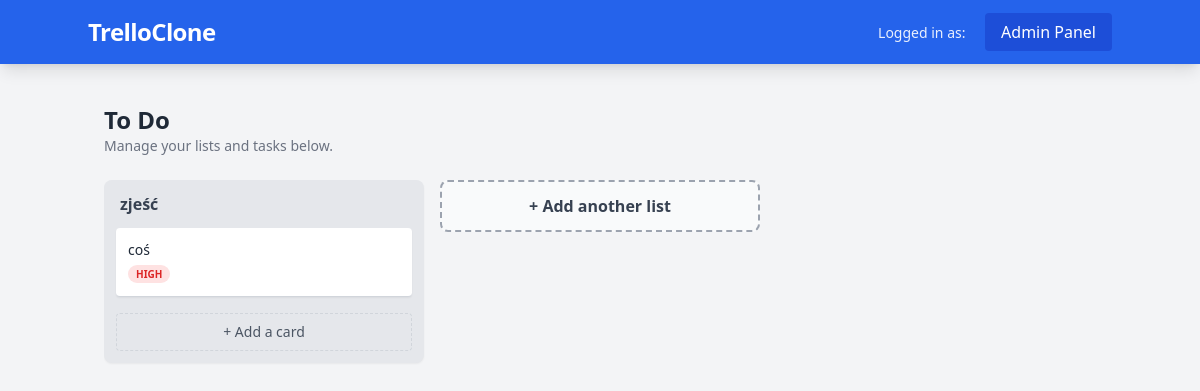
Screenshot of /board/to-do/ with the database file from the repository.
### boards/models.py (models this page shows, shortened)
class Board(models.Model):
    title = models.CharField(max_length=100)
    slug = models.SlugField(unique=True, blank=True)
    owner = models.ForeignKey(User, on_delete=models.CASCADE, related_name='boards')
    created_at = models.DateTimeField(auto_now_add=True)

class List(models.Model):
    board = models.ForeignKey(Board, on_delete=models.CASCADE, related_name='lists')
    title = models.CharField(max_length=100)
    position = models.PositiveIntegerField(default=0)
    class Meta:
        ordering = ['position']

class Task(models.Model):
    PRIORITY_CHOICES = [
        ('LOW', 'Low'),
        ('MED', 'Medium'),
        ('HIGH', 'High'),
    ]
    list = models.ForeignKey(List, on_delete=models.CASCADE, related_name='tasks')
    title = models.CharField(max_length=200)
    description = models.TextField(blank=True)
    priority = models.CharField(max_length=4, choices=PRIORITY_CHOICES, default='MED')
    assigned_to = models.ForeignKey(User, on_delete=models.SET_NULL, null=True, blank=True)
    due_date = models.DateTimeField(null=True, blank=True)
    created_at = models.DateTimeField(auto_now_add=True)
    class Meta:
        ordering = ['-created_at']

### boards/views.py (the view)
# urls.py: path('board/<slug:slug>/', views.board_detail, name='board_detail'),
def board_detail(request, slug):
    board = get_object_or_404(Board.objects.prefetch_related('lists__tasks'), slug=slug)
    return render(request, 'boards/board_detail.html', {'board': board})

### boards/templates/boards/board_detail.html (shortened to what this page needs)
{% extends 'base.html' %}
{% block content %}
<div class="mb-6">
    <h1 class="text-2xl font-bold text-gray-800">{{ board.title }}</h1>
    <p class="text-sm text-gray-500">Manage your lists and tasks below.</p>
</div>
<div class="flex overflow-x-auto pb-4 items-start space-x-4 custom-scrollbar">
    {% for list in board.lists.all %}
    <div class="bg-gray-200 w-80 flex-shrink-0 rounded-lg shadow-sm p-3">
        <h3 class="font-bold text-gray-700 mb-3 px-1">{{ list.title }}</h3>
        <div class="space-y-2">
            {% for task in list.tasks.all %}
            <div class="bg-white p-3 rounded shadow-sm border-b border-gray-300 hover:bg-gray-50 group transition flex justify-between items-start">
                <div>
                    <p class="text-sm text-gray-800 font-medium">{{ task.title }}</p>
                    {% if task.priority == 'HIGH' %}
                        <span class="text-[10px] bg-red-100 text-red-600 px-2 py-0.5 rounded-full font-bold uppercase">High</span>
                    {% endif %}
                </div>
            </div>
            {% endfor %}
        </div>
        <a href="{% url 'add_task' list.id %}" class="mt-4 block w-full text-center text-sm text-gray-600 hover:bg-gray-300 p-2 rounded transition border border-gray-300 border-dashed">
            + Add a card
        </a>
    </div>
    {% endfor %}
    <div class="w-80 flex-shrink-0">
        <button class="w-full bg-white bg-opacity-50 hover:bg-opacity-100 text-gray-700 font-semibold p-3 rounded-lg border-2 border-dashed border-gray-400 transition">
            + Add another list
        </button>
    </div>
</div>
{% endblock %}

### rows the page displays
Board: title "To Do"
List: title "zjeść"
Task: title "coś", priority "HIGH"
